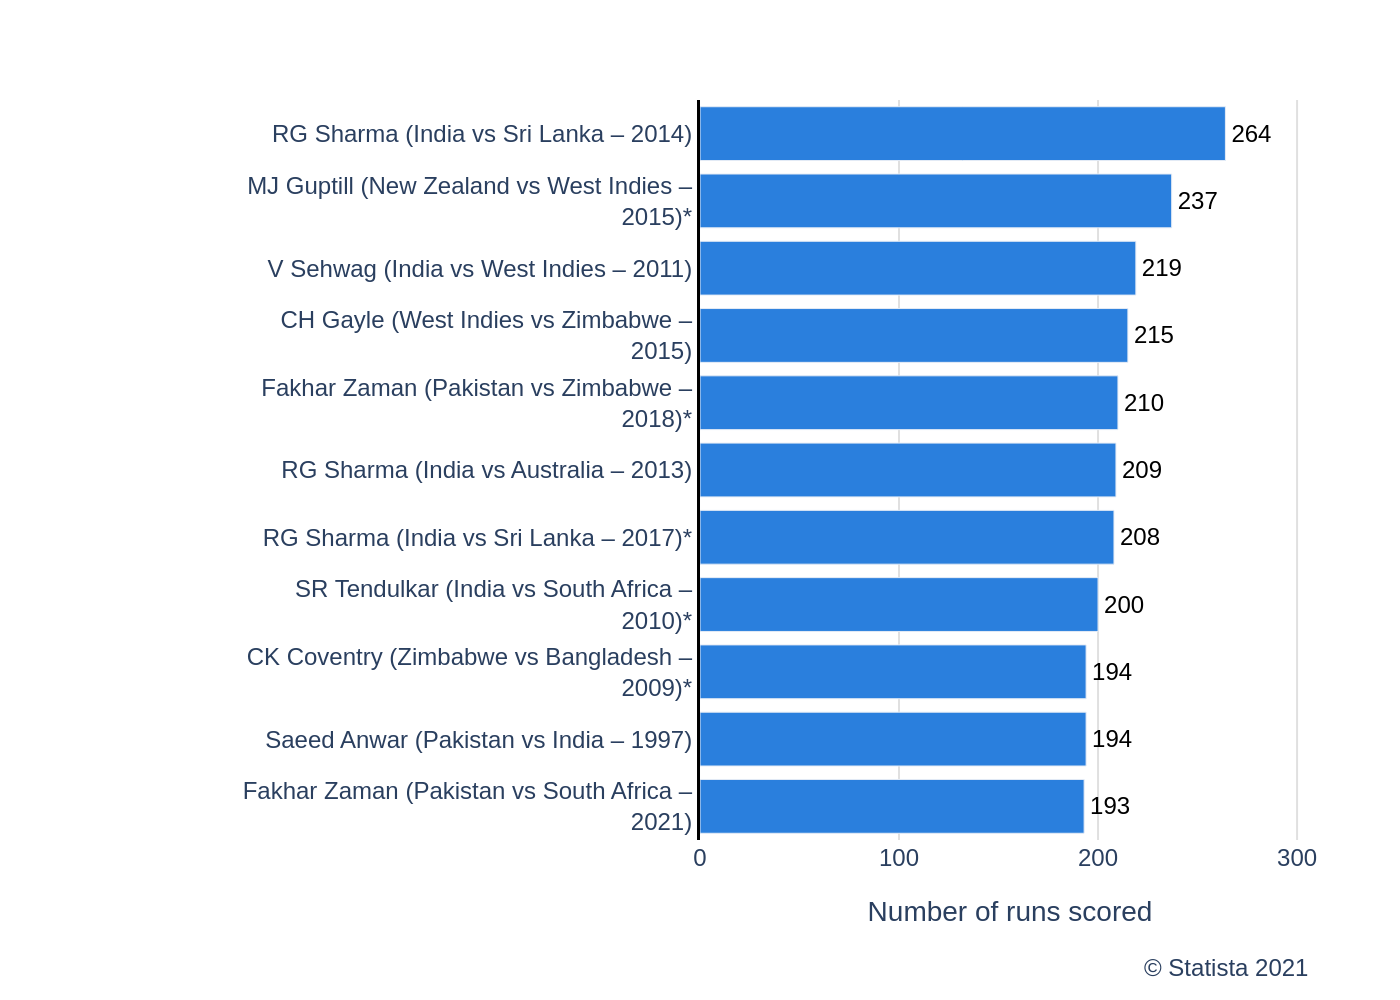

Generate this figure with Python:
import sys
import json
import os
import plotly.graph_objects as go

if len(sys.argv) != 2:
    print("Usage: python create_chart.py <path_to_json_file>")
    sys.exit(1)

json_path = sys.argv[1]

try:
    with open(json_path, 'r', encoding='utf-8') as f:
        chart_config = json.load(f)
except FileNotFoundError:
    print(f"Error: JSON file not found at {json_path}")
    sys.exit(1)
except json.JSONDecodeError:
    print(f"Error: Could not decode JSON from {json_path}")
    sys.exit(1)

chart_data = chart_config.get('chart_data', [])
texts = chart_config.get('texts', {})
colors = chart_config.get('colors', [])

categories = [item['category'] for item in chart_data]
values = [item['value'] for item in chart_data]

fig = go.Figure()

fig.add_trace(go.Bar(
    y=categories[::-1],
    x=values[::-1],
    orientation='h',
    marker_color=colors[0] if colors else '#2A7FDD',
    text=values[::-1],
    textposition='outside',
    textfont=dict(family='Arial', size=12, color='black'),
    cliponaxis=False
))

title_text = texts.get('title') or ''
if texts.get('subtitle'):
    title_text += f"<br><sub>{texts.get('subtitle')}</sub>"

fig.update_layout(
    font_family="Arial",
    plot_bgcolor='white',
    showlegend=False,
    title={
        'text': title_text,
        'x': 0.05,
        'xanchor': 'left'
    },
    xaxis=dict(
        title_text=texts.get('x_axis_title'),
        showgrid=True,
        gridcolor='#E0E0E0',
        gridwidth=1,
        zeroline=False,
        showline=False,
        range=[0, max(values) * 1.18]
    ),
    yaxis=dict(
        showgrid=False,
        zeroline=False,
        showline=True,
        linewidth=1.5,
        linecolor='black'
    ),
    margin=dict(l=350, r=40, t=50, b=80),
)

if texts.get('source'):
    fig.add_annotation(
        text=texts.get('source'),
        xref="paper", yref="paper",
        x=0.99, y=-0.15,
        xanchor='right', yanchor='top',
        showarrow=False,
        font=dict(family="Arial", size=12)
    )

base_filename = os.path.splitext(os.path.basename(json_path))[0]
output_filename = f"{base_filename}.png"

fig.write_image(output_filename, scale=2)

print(f"Chart saved as {output_filename}")
